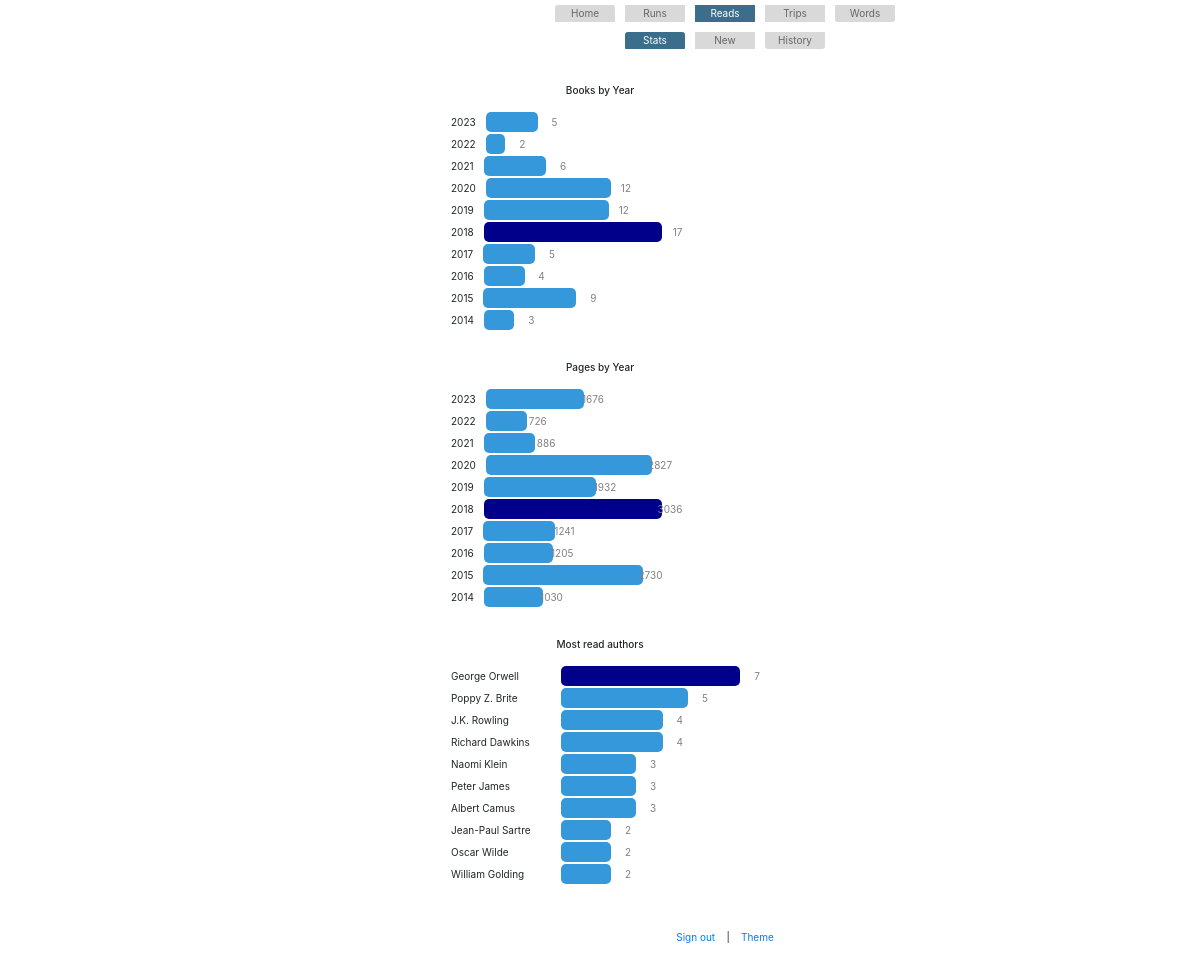
The page /reads/stats (signed in) on the database its author committed.
### app.py (models this page shows)
class Books(db.Model):
    id = db.Column(db.Integer, primary_key=True)
    date_started = db.Column(db.String(20))
    date_ended = db.Column(db.String(20))
    title = db.Column(db.String(50))
    author = db.Column(db.String(50))
    pages = db.Column(db.Integer)
    category = db.Column(db.String(50))
    subcategory = db.Column(db.String(50))
    country = db.Column(db.String(50))
    my_rating = db.Column(db.Integer)
    publication_year = db.Column(db.Integer)
    date_added = db.Column(db.String(50))

### app.py (the view)
@app.route('/reads/stats', methods=['GET', 'POST'])
@login_required
def reads_stats():
    reads = Books.query.where(Books.subcategory != "manga")
    reads_years_array = [read.date_ended.split('-')[0] for read in reads]
    years_grouped = f.group_and_rank(reads_years_array,"FALSE", 10,"highest")
    pages_array = [read.pages for read in reads]
    pages_per_year = f.group_with_agg(reads_years_array, pages_array, 10, "sum", "whole","highest")
    authors = [read.author for read in reads]
    authors = f.group_and_rank(authors, "TRUE", 10, "highest")
    return render_template('reads_stats.html', years_grouped=years_grouped, pages_per_year=pages_per_year,authors=authors)

### app.py (called while the page is built)
@login_manager.user_loader
def load_user(user_id):
    return User.query.get(int(user_id))

@app.before_request
def before_request():
    if not current_user.is_authenticated and request.endpoint not in ['login', 'static']:
        return redirect(url_for('login'))

### functions.py (called while the page is built)
def group_and_rank(categories, sort_by_count, top_number, highlight="highest"):
    category_counts = {}
    for category in categories:
        if category in category_counts:
            category_counts[category] += 1
        else:
            category_counts[category] = 1
    if sort_by_count == "TRUE":
        aggregated_array = sorted(list(category_counts.items()), key=lambda item: item[1], reverse=True)[:top_number]
    elif sort_by_count == "FALSE":
        aggregated_array = list(category_counts.items())
        aggregated_array = sorted(aggregated_array, key=lambda item: item[0], reverse=True)[:top_number]
    ranked_array = create_weights(aggregated_array, highlight)
    return ranked_array

def create_weights(data, highlight):
    max_val = max(val[1] for val in data)
    min_val = min(val[1] for val in data)
    weighted_data = []
    category = ""
    scale = 0.6
    for row in data:
        proportion = int((row[1]/max_val)*100)*scale
        if proportion == 100*scale:
            if highlight == "highest":
                category = "bar_High"
            else:
                category = "bar_Med"
        elif row[1] == min_val:
            if highlight == "lowest":
                category = "bar_High"
            else:
                category = "bar_Med"
        else:
             category = "bar_Med"
        weighted_row = [row[0], row[1], proportion, category]  # Include both original and proportion
        weighted_data.append(weighted_row)
    return weighted_data

### templates/reads_stats.html (shortened to what this page needs)
{% extends 'base.html' %}
{% block content %}
{% include 'base_reads.html' %}
<br/><br/>
<h6 class="center">Books by Year</h6>
<br/>
<div class="center">
    <div class="chart center">
    {% for year_books in years_grouped %}
        <div class="bar-container">
            <div class="small-label">{{year_books[0]}}</div>
            <div class="bar {{year_books[3]}}" style="width: {{year_books[2]}}%">
                <div class="value">{{year_books[1]}}</div>
            </div>
        </div>
    {% endfor %}
    </div>
</div>
<br/><br/>
<h6 class="center">Pages by Year</h6>
<br/>
<div class="center">
    <div class="chart center">
    {% for year_pages in pages_per_year %}
        <div class="bar-container">
            <div class="small-label">{{year_pages[0]}}</div>
            <div class="bar {{year_pages[3]}}" style="width: {{year_pages[2]}}%">
                <div class="value">{{year_pages[1]}}</div>
            </div>
        </div>
    {% endfor %}
    </div>
</div>
<br/><br/>
<h6 class="center">Most read authors</h6>
<br/>
<div class="chart center">
{% for author in authors %}
    <div class="bar-container">
        <div class="big-label">{{author[0]}}</div>
        <div class="bar {{author[3]}}" style="width: {{author[2]}}%">
            <div class="value">{{author[1]}}</div>
        </div>
    </div>
{% endfor %}
</div>
{% endblock %}

### static/my_override_style.css (style rules this page uses)
* { font-size: 6pt; }
body { display: none; }
@media screen and (min-width: 1000px) { * { font-size: 10px; } }
.center { text-align: center; margin: auto; }
.chart { width: 300px; }
.bar-container { display: flex; align-items: center; padding: 1px; min-width: 200px; }
.bar { height: 20px; border-radius: 5px; position: relative; }
.bar::before { content: attr(data-label); position: absolute; left: 10px; top: 50%; transform: translateY(-50%); color: #333; }
.value { position: absolute; right: -20px; top: 50%; transform: translateY(-50%); color: gray; }
.small-label { text-align: centre; font-size: 10px; margin-right: 10px; min-width: 20px; }
.big-label { text-align: left; font-size: 10px; margin-right: 10px; min-width: 100px; }
.bar_High { background-color: darkblue; }
.bar_Med { background-color: #3498db; }

### rows shown on the page
Books: author "George Orwell", {{ author[2] }} 60.0 (drawn), author "7"
Books: author "Poppy Z. Brite", {{ author[2] }} 42.6 (drawn), author "5"
Books: author "J.K. Rowling", {{ author[2] }} 34.199999999999996 (drawn), author "4"
Books: author "Richard Dawkins", {{ author[2] }} 34.199999999999996 (drawn), author "4"
Books: author "Naomi Klein", {{ author[2] }} 25.2 (drawn), my_rating "3"
Books: author "Peter James", {{ author[2] }} 25.2 (drawn), author "3"
Books: author "Albert Camus", {{ author[2] }} 25.2 (drawn), author "3"
Books: author "Jean-Paul Sartre", {{ author[2] }} 16.8 (drawn), author "2"
Books: author "Oscar Wilde", {{ author[2] }} 16.8 (drawn), author "2"
Books: author "William Golding", {{ author[2] }} 16.8 (drawn), author "2"

### other values the page prints
{{ year_books[0] }} "2023" "2022" "2021" "2020" "2019" "2018" "2017" "2016" "2015" "2014"
{{ year_books[1] }} "5" "2" "6" "12" "12" "17" "5" "4" "9" "3"
{{ year_pages[0] }} "2023" "2022" "2021" "2020" "2019" "2018" "2017" "2016" "2015" "2014"
{{ year_pages[1] }} "1676" "726" "886" "2827" "1932" "3036" "1241" "1205" "2730" "1030"
